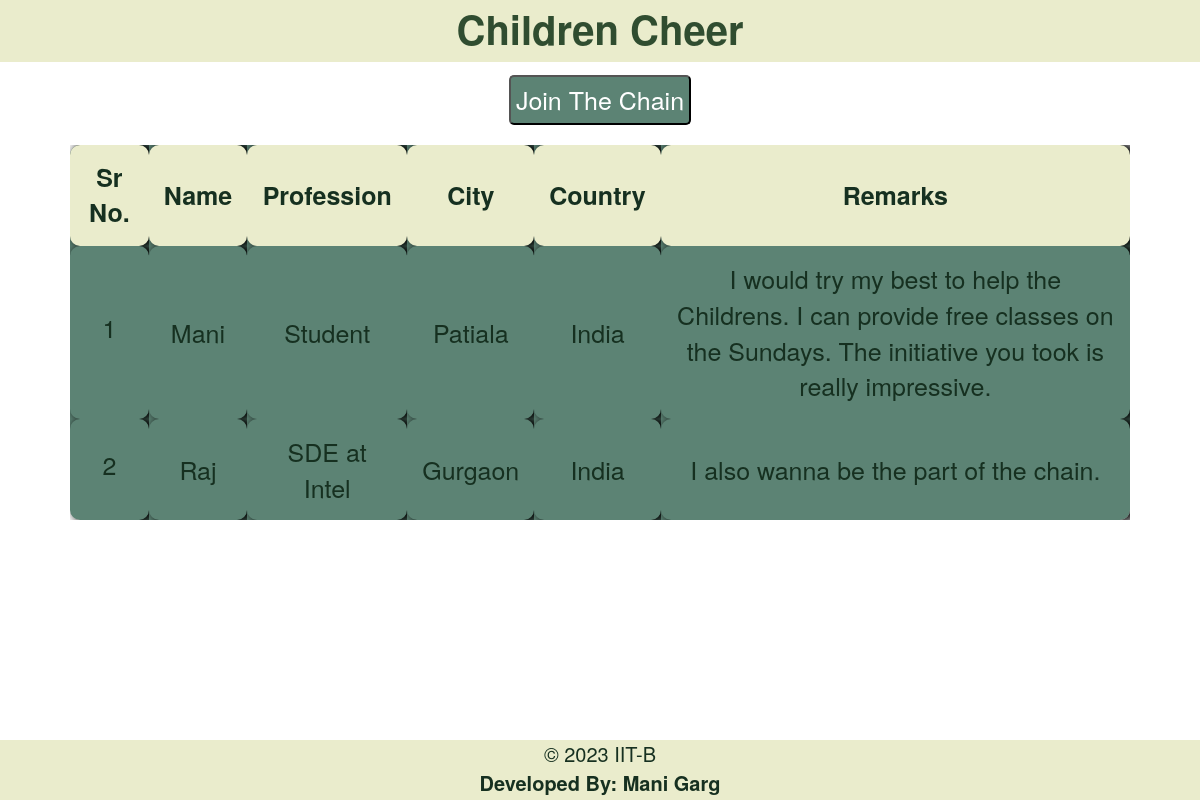
The page / on the database its author committed.
### form/models.py (models this page shows)
class formresponse(models.Model):
    name=models.CharField(default=0,max_length=50,null=False,blank=False)
    profession=models.CharField(default=0,max_length=30,null=False,blank=False)
    city=models.CharField(default=0,max_length=50,null=False,blank=False)
    country=models.CharField(default=0,max_length=50,null=False,blank=False)
    contact=models.IntegerField(default=0,null=False,blank=False,unique=True)
    remarks=models.TextField(null=True,blank=True)
    volas=models.CharField(default=0,
        max_length=4, choices=VOL_CHOICES
    )

### FormResponse/views.py (the view)
# urls.py: path('',FormResponse,name='response'),
def FormResponse(request):
    data=formresponse.objects.all()
    context={'title':"Form Responses",
             'data': data
             }
    print(data)
    return render(request,'formresponse/index.html',context)

### FormResponse/templates/formresponse/index.html (shortened to what this page needs)
{% extends 'childrencheer/base.html' %}
{% load static %}
{% block body%}
<div class="page-lvl-div">
<a href={% url 'form' %}><button style="background-color:#5C8374;border-radius:5px;padding:5px;margin-top:5px;color:white;">Join The Chain</button></a>
<table class="result">
    <thead>
        <tr>
            <th >Sr No.</th>
            <th >Name</th>
            <th >Profession</th>
            <th >City</th>
            <th >Country</th>
            <th >Remarks</th>
        </tr>
    </thead>
    <tbody >
        {%for i in data%}
        <tr>
        <td ><p>{{forloop.counter}}</p></td>
        <td >{{i.name}}</td>
        <td >{{i.profession}}</td>
        <td >{{i.city}}</td>
        <td >{{i.country}}</td>
        <td >
            {{i.remarks}}
        </td>
        </tr>
        {% empty %}
        <td colspan=6>No Data Available.
        </td>
            {% endfor %}
    </tbody>
    </table>
</div>
{% endblock%}

### base/templates/childrencheer/base.html (shortened to what this page needs)
{% load static %}
<!DOCTYPE html>
<html>
    <head>
        <link rel="stylesheet" href="https://maxcdn.bootstrapcdn.com/bootstrap/4.0.0/css/bootstrap.min.css"integrity="sha384-Gn5384xqQ1aoWXA+058RXPxPg6fy4IWvTNh0E263XmFcJlSAwiGgFAW/dAiS6JXm">
        <link href="https://maxcdn.bootstrapcdn.com/bootstrap/3.3.7/css/bootstrap.min.css" rel="stylesheet"/>
        <link rel="stylesheet" href="https://use.fontawesome.com/releases/v5.4.1/css/all.css"integrity="sha384-5sAR7xN1Nv6T6+dT2mhtzEpVJvfS3NScPQTrOxhwjIuvcA67KV2R5Jz6kr4abQsz">
    </head>
    <body style="background: url('{% static "/img/bg.jpg" %}') no-repeat fixed center;background-size: cover;color:#163020;">
        <header
        style="
        background-color: #EAECCC;
        padding-bottom: 5px;
        margin-bottom: 5px;
        text-align:center;
        font-size:4rem;
        font-weight:bold;
        position: fixed;
        top: 0;
        left:0;
        width: 100%;
        z-index:1;
        color:#304D30;">
        Children Cheer
        </header>
        <main style="
        padding: 70px;
        display:flex;
        justify-content:center;
        ">
        {% block body %}{% endblock %}
        </main>
        <footer style="
    bottom:0;
    position:fixed;
    height: 60px;
    background-color: #EAECCC;
    width: 100%;
    text-align:center;
    font-size:2rem;">
            <p class="py-0 my-0">© 2023 IIT-B</p>
            <a href="https://www.linkedin.com/in/manigargpta/"
            style="color:#163020;font-weight:bold;">
            <p class="py-0 my-0">Developed By: Mani Garg</p></a>
    </footer>
    </body>
</html>

### FormResponse/templates/formresponse/index.html (style rules this page uses)
.result { background-color:#5C8374; table-layout:fixed; padding:20px; border-radius:10px; text-align:center; justify-content:center; }
.page-lvl-div { display:flex; flex-direction:column; justify-content:center; font-size:2.5rem; gap:20px; align-items:center; }
th { background-color:#EAECCC; }
th,td { box-shadow: 5px 0px 10px 2px black; border-radius: 10px; padding:15px; overflow:auto; text-align: center; }

### rows shown on the page
formresponse: name "Mani", profession "Student", city "Patiala", country "India", remarks "I would try my best to help the Childrens. I can provide free classes on the Sundays. The initiative you took is really impressive."
formresponse: name "Raj", profession "SDE at Intel", city "Gurgaon", country "India", remarks "I also wanna be the part of the chain."
